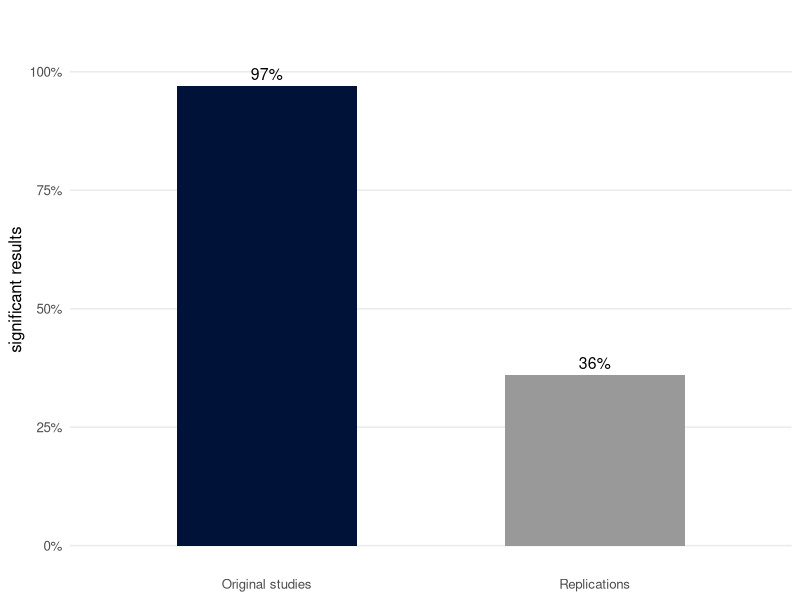
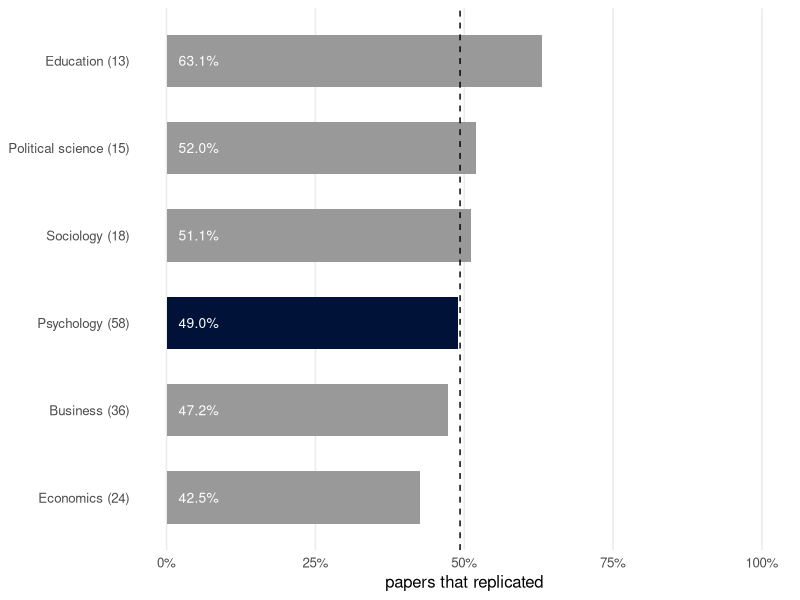
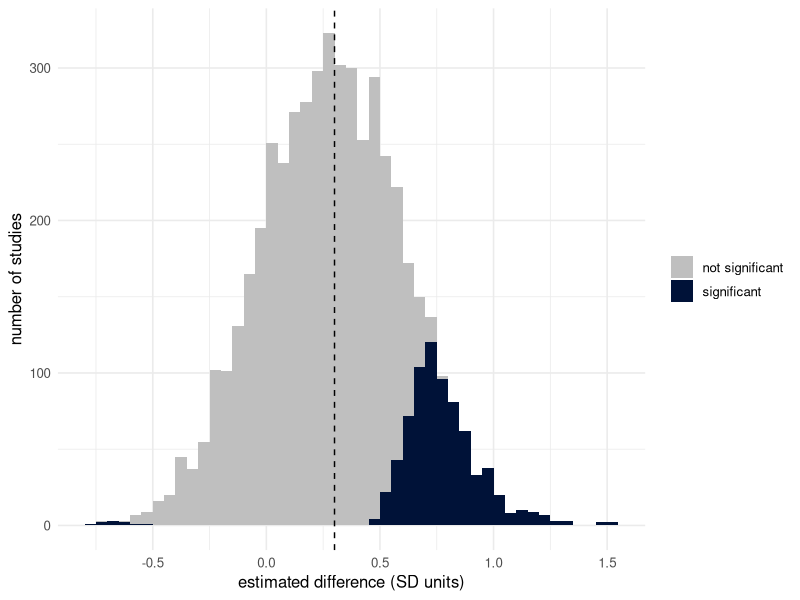
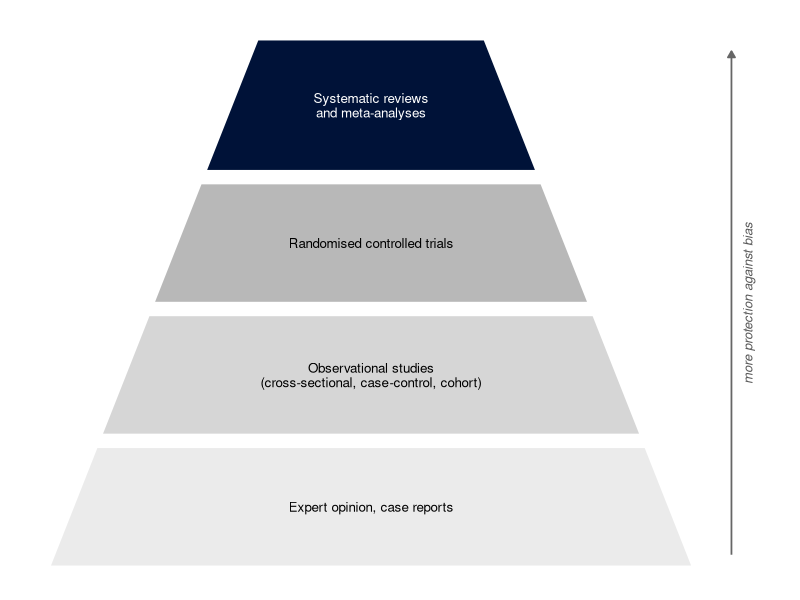

Write the R code that produced these figures, in order.
## ---- chunk 1
#| label: fig-osc
#| echo: false
#| fig-cap: "Percentage of studies with a statistically significant result, in 100 original psychology studies and in their replications. Data from Open Science Collaboration (2015)."
#| fig-width: 5
#| fig-height: 3
#| cache: false
#| message: false
#| warning: false
library(tidyverse)
navy <- "#001238"

osc <- tibble(set = factor(c("Original studies", "Replications"),
                           levels = c("Original studies", "Replications")),
              pct = c(97, 36))

ggplot(osc, aes(set, pct, fill = set)) +
  geom_col(width = 0.55, show.legend = FALSE) +
  geom_text(aes(label = paste0(pct, "%")), vjust = -0.5, size = 4) +
  scale_fill_manual(values = c(navy, "grey60")) +
  scale_y_continuous(limits = c(0, 108), breaks = seq(0, 100, 25),
                     labels = function(x) paste0(x, "%")) +
  labs(x = NULL, y = "significant results") +
  theme_minimal(base_size = 12) +
  theme(panel.grid.major.x = element_blank(),
        panel.grid.minor = element_blank())
## ---- chunk 2
#| label: fig-score
#| echo: false
#| fig-cap: "Percentage of papers whose findings replicated (significant, in the same direction as the original), in six social and behavioural sciences; the number of papers is in brackets. The dashed line is the overall rate, 49%. Data from Tyner et al. (2026), Table 3."
#| fig-width: 6
#| fig-height: 3

score <- tibble(field = c("Business", "Economics", "Education",
                          "Political science", "Psychology", "Sociology"),
                n = c(36, 24, 13, 15, 58, 18),
                pct = c(47.2, 42.5, 63.1, 52.0, 49.0, 51.1)) |>
  mutate(label = paste0(field, " (", n, ")"),
         label = fct_reorder(label, pct))

ggplot(score, aes(pct, label, fill = field == "Psychology")) +
  geom_col(width = 0.6, show.legend = FALSE) +
  geom_vline(xintercept = 49.3, linetype = "dashed") +
  geom_text(aes(x = 2, label = paste0(sprintf("%.1f", pct), "%")),
            hjust = 0, colour = "white", size = 3.5) +
  scale_fill_manual(values = c("FALSE" = "grey60", "TRUE" = navy)) +
  scale_x_continuous(limits = c(0, 100), breaks = seq(0, 100, 25),
                     labels = function(x) paste0(x, "%")) +
  labs(x = "papers that replicated", y = NULL) +
  theme_minimal(base_size = 12) +
  theme(panel.grid.major.y = element_blank(),
        panel.grid.minor = element_blank())
## ---- chunk 3
one_study <- function(n, d) {
  x <- rnorm(n, mean = 0, sd = 1)
  y <- rnorm(n, mean = d, sd = 1)
  c(estimate = mean(y) - mean(x), p = t.test(y, x)$p.value)
}

set.seed(2026)
studies <- as_tibble(t(replicate(5000, one_study(n = 20, d = 0.3))))

studies |>
  summarise(power = mean(p < 0.05),
            mean_estimate_all = mean(estimate),
            mean_estimate_significant = mean(estimate[p < 0.05 & estimate > 0]))
## ---- chunk 4
#| label: fig-winners-curse
#| fig-cap: "Estimated differences in 5,000 simulated studies with 20 participants per group. The true difference is 0.3 (dashed line). The significant studies (dark) are the ones that overestimated it."
#| fig-width: 6
#| fig-height: 3

studies |>
  mutate(result = if_else(p < 0.05, "significant", "not significant")) |>
  ggplot(aes(estimate, fill = result)) +
  geom_histogram(binwidth = 0.05, boundary = 0) +
  geom_vline(xintercept = 0.3, linetype = "dashed") +
  scale_fill_manual(values = c("not significant" = "grey75", "significant" = "#001238")) +
  labs(x = "estimated difference (SD units)", y = "number of studies", fill = NULL) +
  theme_minimal(base_size = 12)
## ---- chunk 5
flexible_study <- function() {
  x1 <- rnorm(30); y1 <- rnorm(30)                          # outcome 1
  x2 <- 0.5 * x1 + sqrt(0.75) * rnorm(30)                    # outcome 2,
  y2 <- 0.5 * y1 + sqrt(0.75) * rnorm(30)                    # correlated with 1
  p <- c(t.test(x1[1:20], y1[1:20])$p.value,                 # first look
         t.test(x2[1:20], y2[1:20])$p.value,
         t.test(x1, y1)$p.value,                             # after 10 more
         t.test(x2, y2)$p.value)
  c(planned = p[3] < 0.05,      # one outcome, sample size fixed in advance
    flexible = any(p < 0.05))   # any of the four tests
}

set.seed(2026)
rowMeans(replicate(5000, flexible_study()))
## ---- chunk 6
#| label: fig-evidence-pyramid
#| echo: false
#| fig-cap: "The pyramid of evidence. Kinds of evidence are ordered by how well they protect against bias, with systematic reviews and meta-analyses at the top. It is a simplification: the quality of each study matters as well as its design, and a meta-analysis is only as good as the studies it combines."
#| fig-width: 7
#| fig-height: 4
#| out-width: 85%
apex <- 6.8
half_width <- function(y) 5 * (1 - y / apex)
pyramid <- tibble(
  level = 1:4,
  label = c("Expert opinion, case reports",
            "Observational studies\n(cross-sectional, case-control, cohort)",
            "Randomised controlled trials",
            "Systematic reviews\nand meta-analyses"),
  y0 = c(0, 1.1, 2.2, 3.3),
  y1 = c(1, 2.1, 3.2, 4.4)
)
polys <- pyramid |>
  rowwise() |>
  reframe(level,
          x = c(-half_width(y0), half_width(y0), half_width(y1), -half_width(y1)),
          y = c(y0, y0, y1, y1))
ggplot() +
  geom_polygon(data = polys, aes(x, y, group = level, fill = factor(level)),
               colour = "white", linewidth = 0.8, show.legend = FALSE) +
  geom_text(data = pyramid, aes(0, (y0 + y1) / 2, label = label, colour = level == 4),
            size = 3.4, lineheight = 0.9, show.legend = FALSE) +
  scale_fill_manual(values = c("grey92", "grey84", "grey72", navy)) +
  scale_colour_manual(values = c(`FALSE` = "black", `TRUE` = "white")) +
  annotate("segment", x = 5.6, xend = 5.6, y = 0.1, yend = 4.3, colour = "grey40",
           linewidth = 0.6, arrow = arrow(length = unit(0.18, "cm"), type = "closed")) +
  annotate("text", x = 5.85, y = 2.2, label = "more protection against bias",
           angle = 90, size = 3.3, fontface = "italic", colour = "grey35") +
  coord_cartesian(xlim = c(-5.2, 6.1), ylim = c(-0.05, 4.5)) +
  theme_void()
